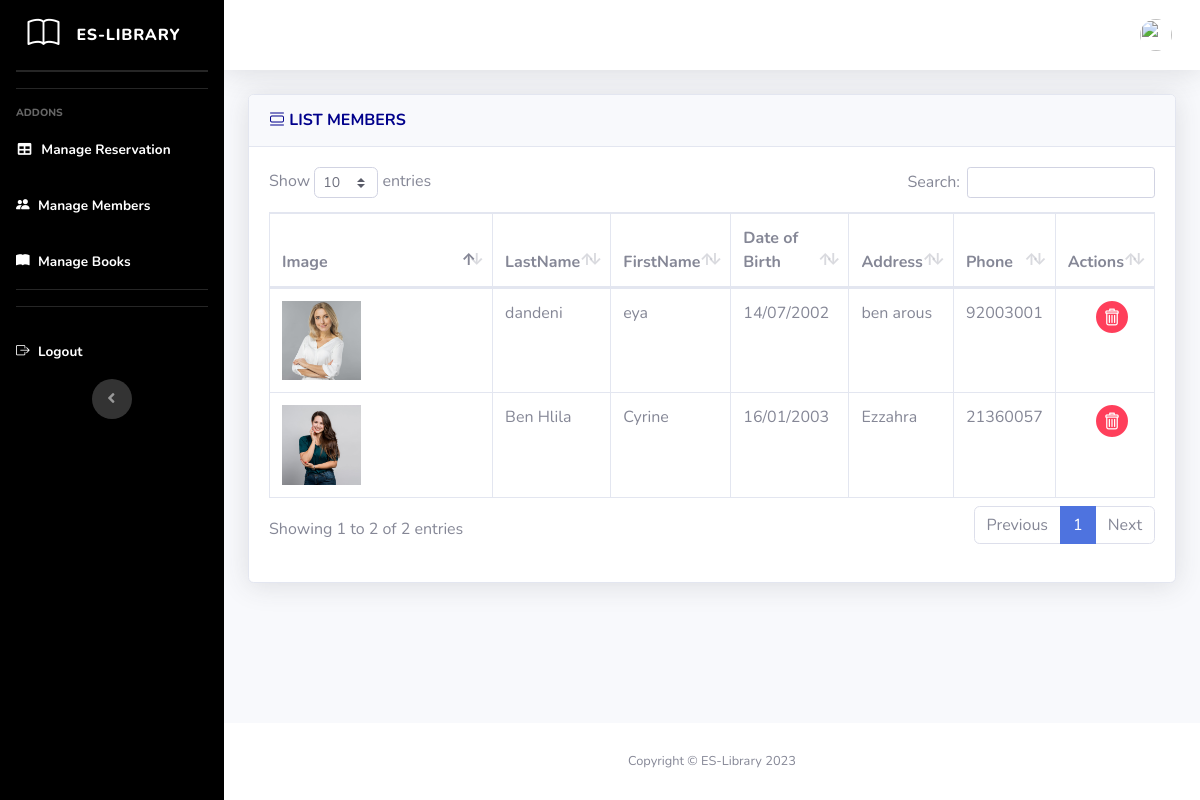
The app's page /admin_pages/tables_member.php with its own data.
### tables this page shows
CREATE TABLE `membre` (
  `id` int(11) NOT NULL,
  `cin` int(11) NOT NULL,
  `Image` text NOT NULL,
  `nom` varchar(30) NOT NULL,
  `prenom` varchar(30) NOT NULL,
  `date_naissance` date NOT NULL,
  `adresse` varchar(40) NOT NULL,
  `num_tel` int(11) NOT NULL,
  `login` varchar(40) NOT NULL,
  `password` varchar(40) NOT NULL
);

### config/config.php (called while the page is built)
<?php
class config
{
    function getConnexion()
    {
        $host = "localhost";
        $user = "root";
        $pas = "";
        $bd = "gestion_biblio";
        try {
            $cnx = new mysqli($host, $user, $pas, $bd);
            return $cnx;
        } catch (Exception $e) {
            echo "Problème de connexion à la BD." . $e->getMessage();
        }
    }
}

### class/fn_admin.php (called while the page is built, shortened)
<?php
class fn_admin
{
    protected $cnx;
    function __construct()
    {
        $db = new config();
        $this->cnx = $db->getConnexion();
    }
    function findAllMembre()
    {
        $sql = "select * from membre";
        $stmt = mysqli_prepare($this->cnx, $sql);
        mysqli_stmt_execute($stmt);
        $result = mysqli_stmt_get_result($stmt);
        $rows = [];
        while ($row = mysqli_fetch_assoc($result)) {
            $rows[] = $row;
        }
        return $rows;
    }
}

### admin_pages/tables_member.php (the view, shortened to what this page needs)
<?php
require_once "../config/config.php";
require_once "../class/fn_admin.php";
?>
<!DOCTYPE html>
<html lang="en">
<head>
    <link href="../assets/vendor/bootstrap-icons/bootstrap-icons.css" rel="stylesheet">
    <link href="vendor/fontawesome-free/css/all.min.css" rel="stylesheet" type="text/css">
    <link href="css/sb-admin-2.min.css" rel="stylesheet">
    <link href="vendor/datatables/dataTables.bootstrap4.min.css" rel="stylesheet">
</head>
<body id="page-top">
    <div id="wrapper">
        <ul class="navbar-nav  sidebar sidebar-dark accordion" id="accordionSidebar" style="background-color:black">
            <a class="sidebar-brand d-flex align-items-center justify-content-center" href="dashboard_ad.php">
                <div class="sidebar-brand-icon rotate">
                    <i class="bi bi-book"></i>
                </div>
                <div class="sidebar-brand-text mx-3">ES-Library</div>
            </a>
            <hr class="sidebar-divider my-0">
            <hr class="sidebar-divider">
            <hr class="sidebar-divider">
            <div class="sidebar-heading">
                Addons
            </div>
            <li class="nav-item active">
                <a class="nav-link" href="dashboard_ad.php">
                    <i class="fas fa-fw fa-table"></i>
                    <span>Manage Reservation</span></a>
            </li>
            <li class="nav-item active">
                <a class="nav-link" href="tables_member.php">
                    <i class="bi bi-people-fill"></i>
                    <span>Manage Members</span></a>
            </li>
            <li class="nav-item active">
                <a class="nav-link" href="tables-books.php">
                    <i class="bi bi-book-fill"></i>
                    <span>Manage Books</span></a>
            </li>
            <hr class="sidebar-divider d-none d-md-block">
            <hr class="sidebar-divider">
            <li class="nav-item active">
                <a class="nav-link" href="../logout.php" data-toggle="modal" data-target="#Modal">
                    <i class="bi bi-box-arrow-right"></i>
                    <span>Logout</span></a>
            </li>
            <div class="text-center d-none d-md-inline">
                <button class="rounded-circle border-0" id="sidebarToggle"></button>
            </div>
        </ul>
        <div id="content-wrapper" class="d-flex flex-column">
            <div id="content">
                <nav class="navbar navbar-expand navbar-light bg-white topbar mb-4 static-top shadow">
                    <ul class="navbar-nav ml-auto">
                        <li class="nav-item dropdown no-arrow">
                            <a class="nav-link dropdown-toggle" href="#" id="userDropdown" role="button" data-toggle="dropdown" aria-haspopup="true" aria-expanded="false">
                                <img class="img-profile rounded-circle" src="../assets/img/<?= $app[0]['Image'] ?>">
                            </a>
                        </li>
                    </ul>
                </nav>
                <div class="container-fluid">
                    <div class="card shadow mb-4">
                        <div class="card-header py-3">
                            <h6 class="m-0 font-weight-bold " style="color:darkblue;"><i class="bi bi-view-list"></i> LIST MEMBERS</h6>
                        </div>
                        <div class="card-body">
                            <div class="table">
                                <table class="table table-bordered" id="dataTable" width="100%" cellspacing="0">
                                    <thead>
                                        <tr>
                                            <th>Image</th>
                                            <th>LastName</th>
                                            <th>FirstName</th>
                                            <th>Date of Birth</th>
                                            <th>Address</th>
                                            <th>Phone</th>
                                            <th>Actions</th>
                                        </tr>
                                    </thead>
                                    <tbody>
                                        <?php
                                        $admin = new fn_admin();
                                        $rows = $admin->findAllMembre();
                                        foreach ($rows as $row) {
                                        ?>
                                            <tr>
                                                <td><img src="../assets/img/<?= $row['Image'] ?> " class="img-fluid image-petite" style="width:40%"></td>
                                                <td><?php echo $row['nom']; ?></td>
                                                <td><?php echo $row['prenom']; ?></td>
                                                <td><?php $date = $row['date_naissance'];
                                                    echo $date_formatte = date('d/m/Y', strtotime($date)); ?></td>
                                                <td><?php echo $row['adresse']; ?></td>
                                                <td><?php echo $row['num_tel']; ?></td>
                                                <td>
                            </div>
                            <a href="delete_membre.php?delid=<?php echo ($row['id']);  ?>" style="font-size:12px; margin-left:38%;" data-toggle="modal" data-target="#logoutModal"><img src="../images/delete.png" alt="" srcset=""></a>
                        <?php
                                        }
                        ?>
                        </div>
                    </div>
                </div>
            </div>
        </div>
        <footer class="sticky-footer bg-white">
            <div class="container my-auto">
                <div class="copyright text-center my-auto">
                    <span>Copyright &copy; ES-Library 2023</span>
                </div>
            </div>
        </footer>
</body>
</html>

### records on screen
membre: Image (picture), nom "dandeni", prenom "eya", date_naissance "14/07/2002", adresse "ben arous", num_tel "92003001"
membre: Image (picture), nom "Ben Hlila", prenom "Cyrine", date_naissance "16/01/2003", adresse "Ezzahra", num_tel "21360057"
